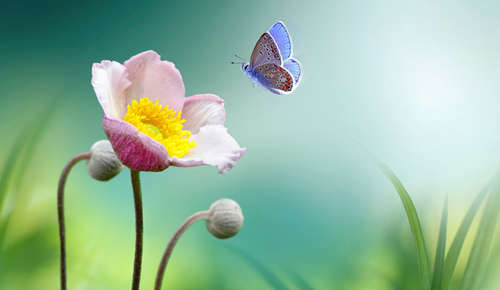
#> input picture fourier_transformation/demoImages/flower.jpg, 500 x 290 px
$ python main.py
#> lines starting #> are read from the running program, lines starting #| are printed output that depends on the picture
import cv2
import numpy as np
import matplotlib.pyplot as plt

# Load images
img1 = cv2.imread("demoImages/flower.jpg", cv2.IMREAD_GRAYSCALE)
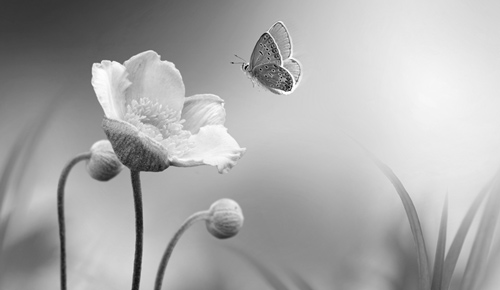
#> img1: shape (290, 500); min 0, max 255, mean 171
img2 = cv2.imread("demoImages/A.jpg", cv2.IMREAD_GRAYSCALE)
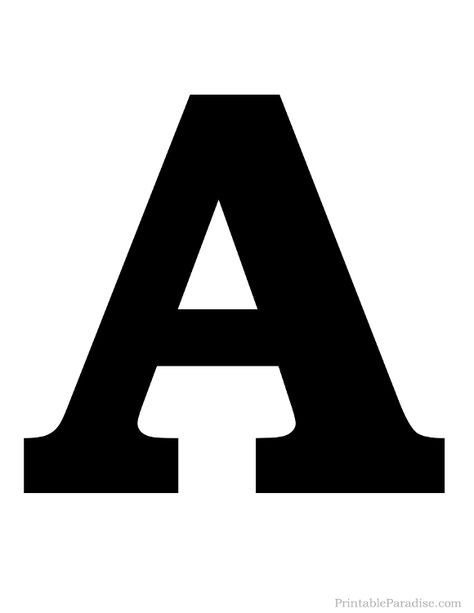
#> input picture fourier_transformation/demoImages/A.jpg, 474 x 613 px
#> img2 is the input picture: shape (613, 474); min 0, max 255, mean 183.6

# Perform Fourier Transform for img1
f1 = np.fft.fft2(img1)
fshift1 = np.fft.fftshift(f1)
magnitude_spectrum1 = 20 * np.log(np.abs(fshift1) + 1e-8)  # Add small constant to avoid log(0)
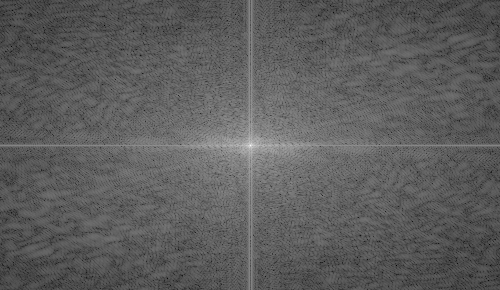
#> magnitude_spectrum1: shape (290, 500) float64; min 31.35, max 340.5, mean 144.7; drawn with min black and max white
magnitude_spectrum1 = np.asarray(magnitude_spectrum1, dtype=np.uint8)
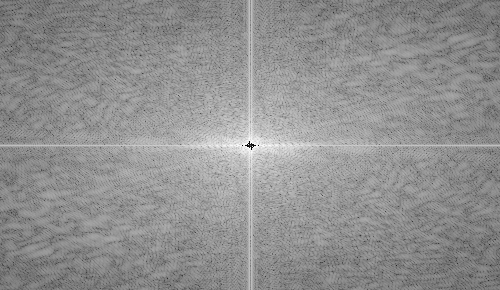
#> magnitude_spectrum1: shape (290, 500); min 1, max 255, mean 144.2

# Perform Fourier Transform for img2
f2 = np.fft.fft2(img2)
fshift2 = np.fft.fftshift(f2)
magnitude_spectrum2 = 20 * np.log(np.abs(fshift2) + 1e-8)  # Add small constant to avoid log(0)
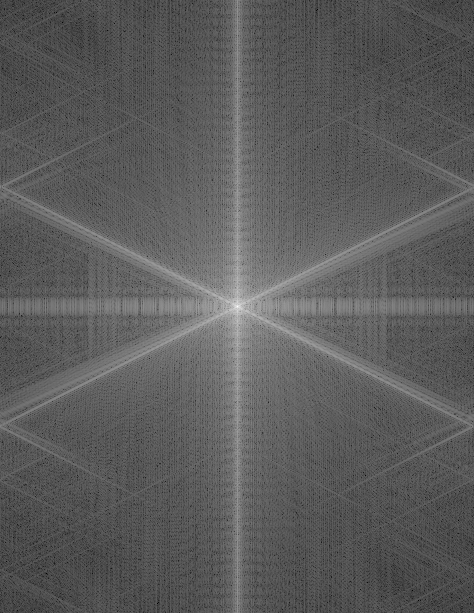
#> magnitude_spectrum2: shape (613, 474) float64; min 27.51, max 355.8, mean 146.5; drawn with min black and max white
magnitude_spectrum2 = np.asarray(magnitude_spectrum2, dtype=np.uint8)
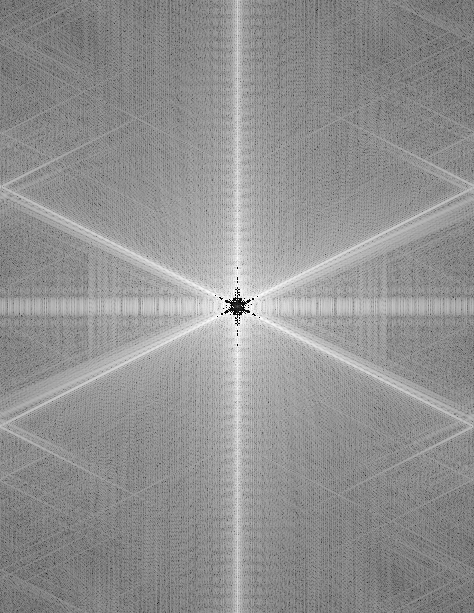
#> magnitude_spectrum2: shape (613, 474); min 0, max 255, mean 145.7

# Create a single figure with 4 subplots
plt.figure(figsize=(12, 6))

# Original Image 1
plt.subplot(2, 2, 1)
plt.title("Original Image 1")
plt.imshow(img1, cmap='gray')
plt.axis("off")

# Magnitude Spectrum 1
plt.subplot(2, 2, 2)
plt.title("Magnitude Spectrum 1")
plt.imshow(magnitude_spectrum1, cmap='gray')
plt.axis("off")

# Original Image 2
plt.subplot(2, 2, 3)
plt.title("Original Image 2")
plt.imshow(img2, cmap='gray')
plt.axis("off")

# Magnitude Spectrum 2
plt.subplot(2, 2, 4)
plt.title("Magnitude Spectrum 2")
plt.imshow(magnitude_spectrum2, cmap='gray')
plt.axis("off")

# Adjust layout and display
plt.tight_layout()
plt.show()
